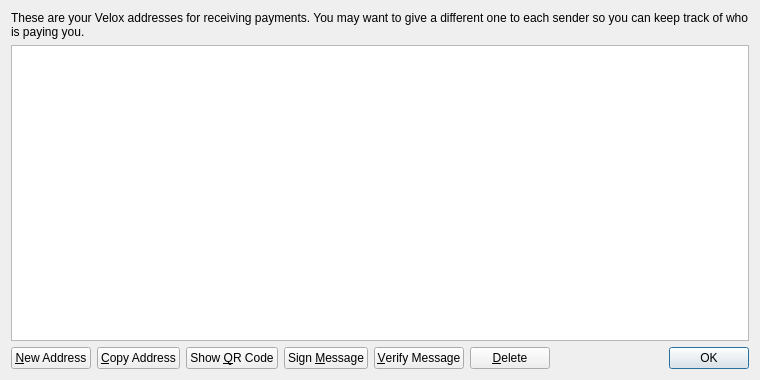
<?xml version="1.0" encoding="UTF-8"?>
<ui version="4.0">
 <class>AddressBookPage</class>
 <widget class="QWidget" name="AddressBookPage">
  <property name="geometry">
   <rect>
    <x>0</x>
    <y>0</y>
    <width>760</width>
    <height>380</height>
   </rect>
  </property>
  <property name="windowTitle">
   <string>Address Book</string>
  </property>
  <layout class="QVBoxLayout" name="verticalLayout">
   <item>
    <widget class="QLabel" name="labelExplanation">
     <property name="text">
      <string>These are your Velox addresses for receiving payments. You may want to give a different one to each sender so you can keep track of who is paying you.</string>
     </property>
     <property name="textFormat">
      <enum>Qt::PlainText</enum>
     </property>
     <property name="wordWrap">
      <bool>true</bool>
     </property>
    </widget>
   </item>
   <item>
    <widget class="QTableView" name="tableView">
     <property name="contextMenuPolicy">
      <enum>Qt::CustomContextMenu</enum>
     </property>
     <property name="toolTip">
      <string>Double-click to edit address or label</string>
     </property>
     <property name="tabKeyNavigation">
      <bool>false</bool>
     </property>
     <property name="alternatingRowColors">
      <bool>true</bool>
     </property>
     <property name="selectionMode">
      <enum>QAbstractItemView::SingleSelection</enum>
     </property>
     <property name="selectionBehavior">
      <enum>QAbstractItemView::SelectRows</enum>
     </property>
     <property name="sortingEnabled">
      <bool>true</bool>
     </property>
     <attribute name="verticalHeaderVisible">
      <bool>false</bool>
     </attribute>
    </widget>
   </item>
   <item>
    <layout class="QHBoxLayout" name="horizontalLayout">
     <item>
      <widget class="QPushButton" name="newAddressButton">
       <property name="toolTip">
        <string>Create a new address</string>
       </property>
       <property name="text">
        <string>&amp;New Address</string>
       </property>
       <property name="icon">
        <iconset resource="../bitcoin.qrc">
         <normaloff>:/icons/add</normaloff>:/icons/add</iconset>
       </property>
      </widget>
     </item>
     <item>
      <widget class="QPushButton" name="copyToClipboard">
       <property name="toolTip">
        <string>Copy the currently selected address to the system clipboard</string>
       </property>
       <property name="text">
        <string>&amp;Copy Address</string>
       </property>
       <property name="icon">
        <iconset resource="../bitcoin.qrc">
         <normaloff>:/icons/editcopy</normaloff>:/icons/editcopy</iconset>
       </property>
      </widget>
     </item>
     <item>
      <widget class="QPushButton" name="showQRCode">
       <property name="text">
        <string>Show &amp;QR Code</string>
       </property>
       <property name="icon">
        <iconset resource="../bitcoin.qrc">
         <normaloff>:/icons/qrcode</normaloff>:/icons/qrcode</iconset>
       </property>
      </widget>
     </item>
     <item>
      <widget class="QPushButton" name="signMessage">
       <property name="toolTip">
        <string>Sign a message to prove you own a Velox address</string>
       </property>
       <property name="text">
        <string>Sign &amp;Message</string>
       </property>
       <property name="icon">
        <iconset resource="../bitcoin.qrc">
         <normaloff>:/icons/edit</normaloff>:/icons/edit</iconset>
       </property>
      </widget>
     </item>
     <item>
      <widget class="QPushButton" name="verifyMessage">
       <property name="toolTip">
        <string>Verify a message to ensure it was signed with a specified Velox address</string>
       </property>
       <property name="text">
        <string>&amp;Verify Message</string>
       </property>
       <property name="icon">
        <iconset resource="../bitcoin.qrc">
         <normaloff>:/icons/transaction_0</normaloff>:/icons/transaction_0</iconset>
       </property>
      </widget>
     </item>
     <item>
      <widget class="QPushButton" name="deleteButton">
       <property name="toolTip">
        <string>Delete the currently selected address from the list</string>
       </property>
       <property name="text">
        <string>&amp;Delete</string>
       </property>
       <property name="icon">
        <iconset resource="../bitcoin.qrc">
         <normaloff>:/icons/remove</normaloff>:/icons/remove</iconset>
       </property>
      </widget>
     </item>
     <item>
      <spacer name="horizontalSpacer">
       <property name="orientation">
        <enum>Qt::Horizontal</enum>
       </property>
       <property name="sizeHint" stdset="0">
        <size>
         <width>40</width>
         <height>20</height>
        </size>
       </property>
      </spacer>
     </item>
     <item>
      <widget class="QDialogButtonBox" name="buttonBox">
       <property name="sizePolicy">
        <sizepolicy hsizetype="Maximum" vsizetype="Fixed">
         <horstretch>0</horstretch>
         <verstretch>0</verstretch>
        </sizepolicy>
       </property>
       <property name="standardButtons">
        <set>QDialogButtonBox::Ok</set>
       </property>
      </widget>
     </item>
    </layout>
   </item>
  </layout>
 </widget>
 <resources>
  <include location="../bitcoin.qrc"/>
 </resources>
 <connections/>
</ui>
